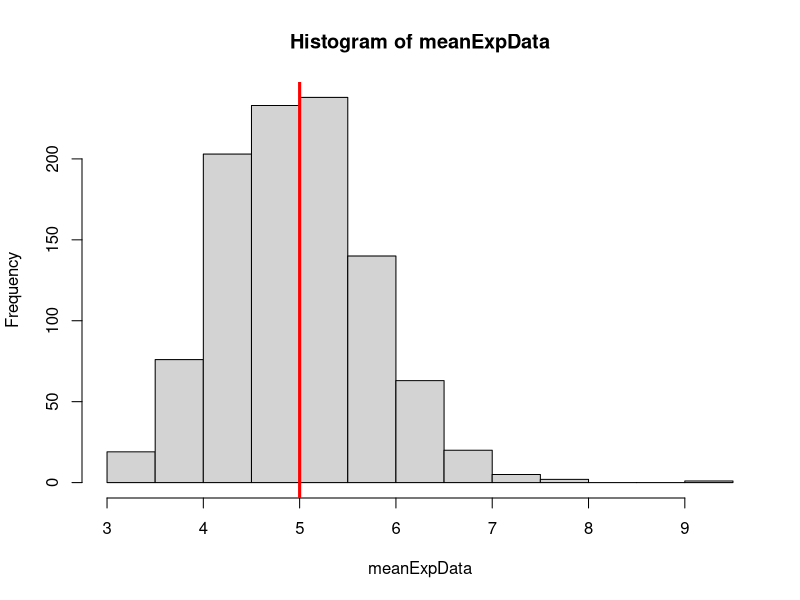
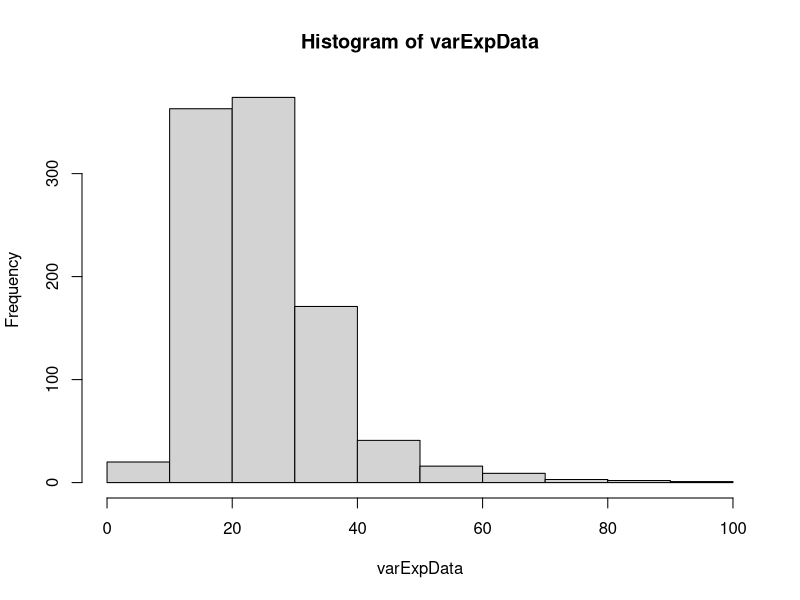

The R script that drew these images, in order:
n<-40
meanExp<-1/0.2
nsim<-1000
mat<- matrix(NA,nsim,n)
meanExpData<-vector("numeric",nsim)
sdExpData<-vector("numeric",nsim)
varExpData<-vector("numeric",nsim)
## obtengo mis datos
for(i in 1:nsim){
  mat[i,]<-rexp(40,0.2)
  meanExpData[i]<- mean(mat[i,])
  sdExpData[i]<-sd(mat[i,])  
  varExpData[i]<- sum((mat[i,]-meanExpData[i])^2)/(n-1)
}

## histograma para la media
mean(meanExpData)
hist(meanExpData)
abline(v=mean(meanExp),col="red",lwd=3)

## histogra para la varianza
hist(varExpData)
sqrt(mean(varExpData))
